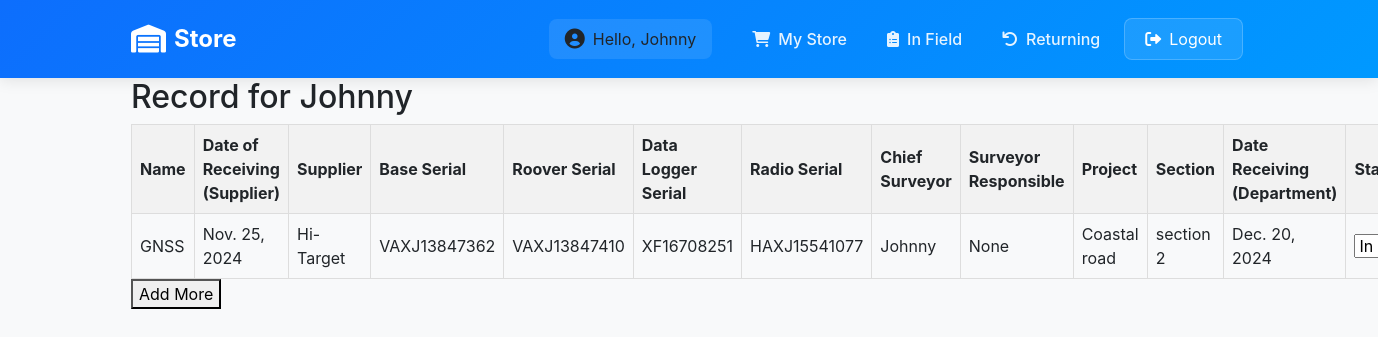
The page /inventory/equipment/ (signed in) on the database as committed earlier.
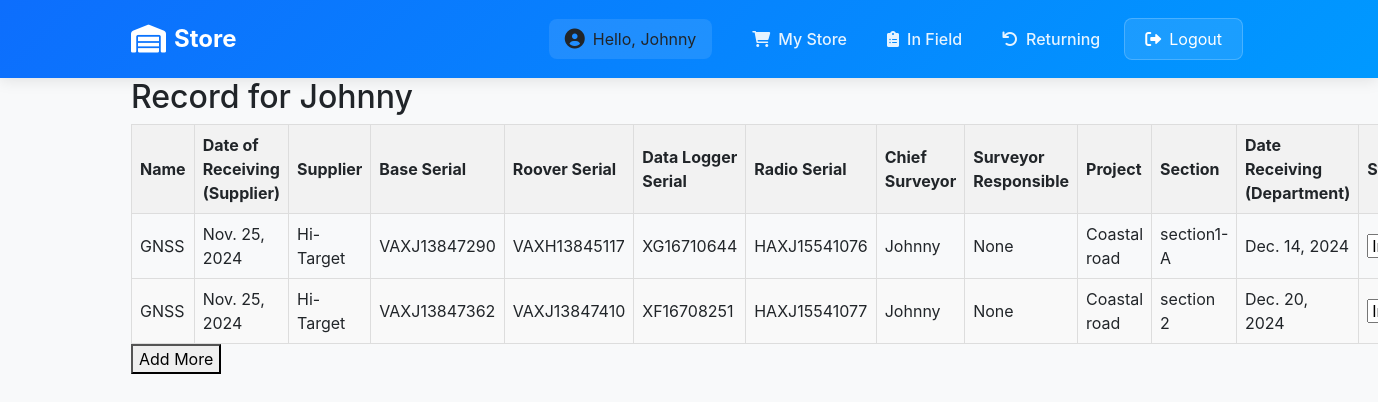
The same page on the database as committed later.
### inventory/models.py (models this page shows, shortened)
class EquipmentsInSurvey(models.Model):
    name = models.CharField(max_length=100)
    date_of_receiving_from_supplier = models.DateField()
    supplier = models.CharField(max_length=20)
    base_serial = models.CharField(max_length=100)
    roover_serial = models.CharField(max_length=100)
    data_logger_serial = models.CharField(max_length=100)
    radio_serial = models.CharField(max_length=100)
    chief_surveyor = models.ForeignKey(User, on_delete=models.CASCADE, null=True)
    surveyor_responsible = models.CharField(max_length=100, null=True)
    project = models.CharField(max_length=20)
    section = models.CharField(max_length=100)
    date_receiving_from_department = models.DateField()
    status = models.CharField(choices=[('In Store', 'In Store'), ('In Field', 'In Field'), ('With Chief Surveyor', 'With Chief Surveyor'), ('Returning', 'Returning')], max_length=100, default='In Store')

### inventory/views.py (the view)
# urls.py: path('equipment/', views.equipment, name='equipment'),
def equipment(request):
    user = request.user
    data = EquipmentsInSurvey.objects.filter(chief_surveyor=user)
    return render(request, 'equipments/equipments.html', {'form': Survey, 'data': data})

### inventory/context_processors.py (called while the page is built)
def is_admin(request):
    return {'is_admin': request.user.is_authenticated and request.user.is_superuser}

### inventory/templates/equipments/equipments.html (shortened to what this page needs)
{% extends 'base/base_dashboard.html' %}
{% block content %}
<h2>Record for {{ request.user }}</h2>
<table>
    <thead>
        <tr>
            <th>Name</th>
            <th>Date of Receiving (Supplier)</th>
            <th>Supplier</th>
            <th>Base Serial</th>
            <th>Roover Serial</th>
            <th>Data Logger Serial</th>
            <th>Radio Serial</th>
            <th>Chief Surveyor</th>
            <th>Surveyor Responsible</th>
            <th>Project</th>
            <th>Section</th>
            <th>Date Receiving (Department)</th>
            <th>Status</th>
        </tr>
    </thead>
    <tbody>
        {% for info in data %}
        <tr>
            <td>{{info.name}}</td>
            <td>{{info.date_of_receiving_from_supplier}}</td>
            <td>{{info.supplier}}</td>
            <td>{{info.base_serial}}</td>
            <td>{{info.roover_serial}}</td>
            <td>{{info.data_logger_serial}}</td>
            <td>{{info.radio_serial}}</td>
            <td>{{info.chief_surveyor}}</td>
            <td>{{info.surveyor_responsible}}</td>
            <td>{{info.project}}</td>
            <td>{{info.section}}</td>
            <td>{{info.date_receiving_from_department}}</td>
            <td><select name="" id="">
                <option value="">In Store</option>
            </select></td>
        </tr>
        {% endfor %}
    </tbody>
</table>
<button onclick="addRow()">Add More</button>
{% endblock %}

Rows that differ between the two databases and show on the page:
now on this page (row edited): EquipmentsInSurvey: name "GNSS", date_of_receiving_from_supplier "Nov. 25, 2024", supplier "Hi-Target", base_serial "VAXJ13847290", roover_serial "VAXH13845117", data_logger_serial "XG16710644", radio_serial "HAXJ15541076", chief_surveyor "Johnny", surveyor_responsible "None", project "Coastal road", section "section1-A", date_receiving_from_department "Dec. 14, 2024"
